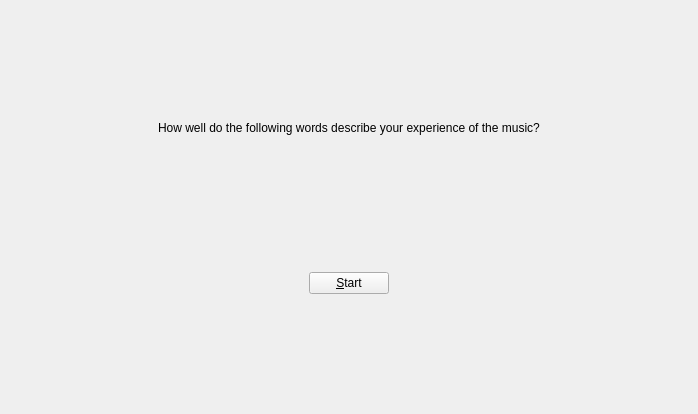
<?xml version="1.0" encoding="UTF-8"?>
<ui version="4.0">
 <class>UserInterface</class>
 <widget class="QWidget" name="UserInterface">
  <property name="geometry">
   <rect>
    <x>0</x>
    <y>0</y>
    <width>698</width>
    <height>414</height>
   </rect>
  </property>
  <property name="sizePolicy">
   <sizepolicy hsizetype="Fixed" vsizetype="Fixed">
    <horstretch>0</horstretch>
    <verstretch>0</verstretch>
   </sizepolicy>
  </property>
  <property name="windowTitle">
   <string>Form</string>
  </property>
  <layout class="QGridLayout" name="gridLayout">
   <item row="0" column="0">
    <spacer name="horizontalSpacer_3">
     <property name="orientation">
      <enum>Qt::Horizontal</enum>
     </property>
     <property name="sizeHint" stdset="0">
      <size>
       <width>104</width>
       <height>20</height>
      </size>
     </property>
    </spacer>
   </item>
   <item row="0" column="1" colspan="3">
    <widget class="QLabel" name="questionLabel">
     <property name="sizePolicy">
      <sizepolicy hsizetype="Fixed" vsizetype="Fixed">
       <horstretch>0</horstretch>
       <verstretch>0</verstretch>
      </sizepolicy>
     </property>
     <property name="text">
      <string>How well do the following words describe your experience of the music?</string>
     </property>
    </widget>
   </item>
   <item row="0" column="4">
    <spacer name="horizontalSpacer_4">
     <property name="orientation">
      <enum>Qt::Horizontal</enum>
     </property>
     <property name="sizeHint" stdset="0">
      <size>
       <width>106</width>
       <height>20</height>
      </size>
     </property>
    </spacer>
   </item>
   <item row="1" column="0">
    <spacer name="horizontalSpacer_6">
     <property name="orientation">
      <enum>Qt::Horizontal</enum>
     </property>
     <property name="sizeHint" stdset="0">
      <size>
       <width>106</width>
       <height>20</height>
      </size>
     </property>
    </spacer>
   </item>
   <item row="1" column="1" colspan="3">
    <layout class="QHBoxLayout" name="verticalLayout">
     <property name="sizeConstraint">
      <enum>QLayout::SetNoConstraint</enum>
     </property>
    </layout>
   </item>
   <item row="1" column="4">
    <spacer name="horizontalSpacer_7">
     <property name="orientation">
      <enum>Qt::Horizontal</enum>
     </property>
     <property name="sizeHint" stdset="0">
      <size>
       <width>106</width>
       <height>20</height>
      </size>
     </property>
    </spacer>
   </item>
   <item row="2" column="0" colspan="2">
    <spacer name="horizontalSpacer">
     <property name="orientation">
      <enum>Qt::Horizontal</enum>
     </property>
     <property name="sizeHint" stdset="0">
      <size>
       <width>288</width>
       <height>24</height>
      </size>
     </property>
    </spacer>
   </item>
   <item row="2" column="2">
    <widget class="QPushButton" name="pushButtonNext">
     <property name="sizePolicy">
      <sizepolicy hsizetype="Fixed" vsizetype="Fixed">
       <horstretch>0</horstretch>
       <verstretch>0</verstretch>
      </sizepolicy>
     </property>
     <property name="text">
      <string>&amp;Start</string>
     </property>
     <property name="shortcut">
      <string>Space</string>
     </property>
    </widget>
   </item>
   <item row="2" column="3" colspan="2">
    <spacer name="horizontalSpacer_2">
     <property name="orientation">
      <enum>Qt::Horizontal</enum>
     </property>
     <property name="sizeHint" stdset="0">
      <size>
       <width>289</width>
       <height>24</height>
      </size>
     </property>
    </spacer>
   </item>
  </layout>
 </widget>
 <resources/>
 <connections/>
</ui>
